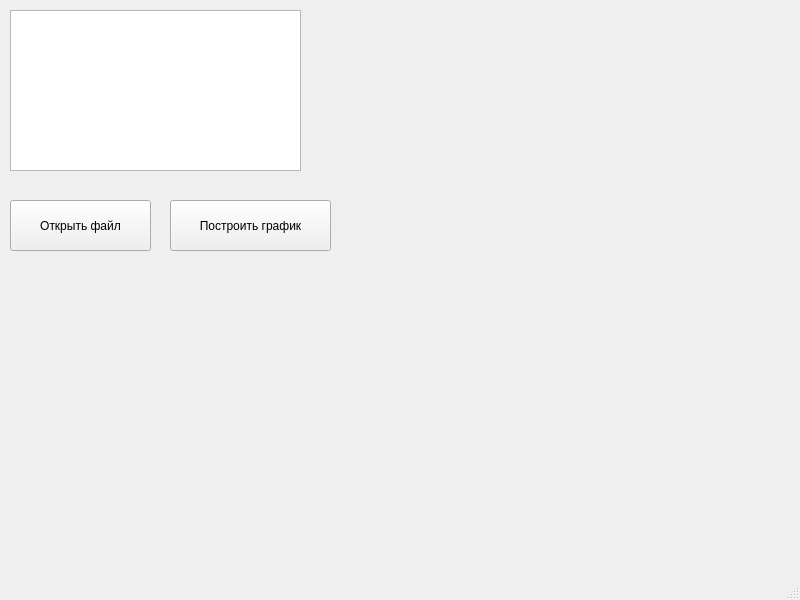
<?xml version="1.0" encoding="UTF-8"?>
<ui version="4.0">
 <class>MainWindow</class>
 <widget class="QMainWindow" name="MainWindow">
  <property name="geometry">
   <rect>
    <x>0</x>
    <y>0</y>
    <width>800</width>
    <height>600</height>
   </rect>
  </property>
  <property name="windowTitle">
   <string>MainWindow</string>
  </property>
  <widget class="QWidget" name="centralwidget">
   <widget class="QTableView" name="tableView">
    <property name="geometry">
     <rect>
      <x>10</x>
      <y>10</y>
      <width>291</width>
      <height>161</height>
     </rect>
    </property>
   </widget>
   <widget class="QPushButton" name="pushButton">
    <property name="geometry">
     <rect>
      <x>10</x>
      <y>200</y>
      <width>141</width>
      <height>51</height>
     </rect>
    </property>
    <property name="text">
     <string>Открыть файл</string>
    </property>
   </widget>
   <widget class="QWidget" name="widget" native="true">
    <property name="geometry">
     <rect>
      <x>310</x>
      <y>10</y>
      <width>351</width>
      <height>161</height>
     </rect>
    </property>
   </widget>
   <widget class="QPushButton" name="pushButton_2">
    <property name="geometry">
     <rect>
      <x>170</x>
      <y>200</y>
      <width>161</width>
      <height>51</height>
     </rect>
    </property>
    <property name="text">
     <string>Построить график</string>
    </property>
   </widget>
  </widget>
  <widget class="QMenuBar" name="menubar">
   <property name="geometry">
    <rect>
     <x>0</x>
     <y>0</y>
     <width>800</width>
     <height>22</height>
    </rect>
   </property>
  </widget>
  <widget class="QStatusBar" name="statusbar"/>
 </widget>
 <resources/>
 <connections/>
</ui>
